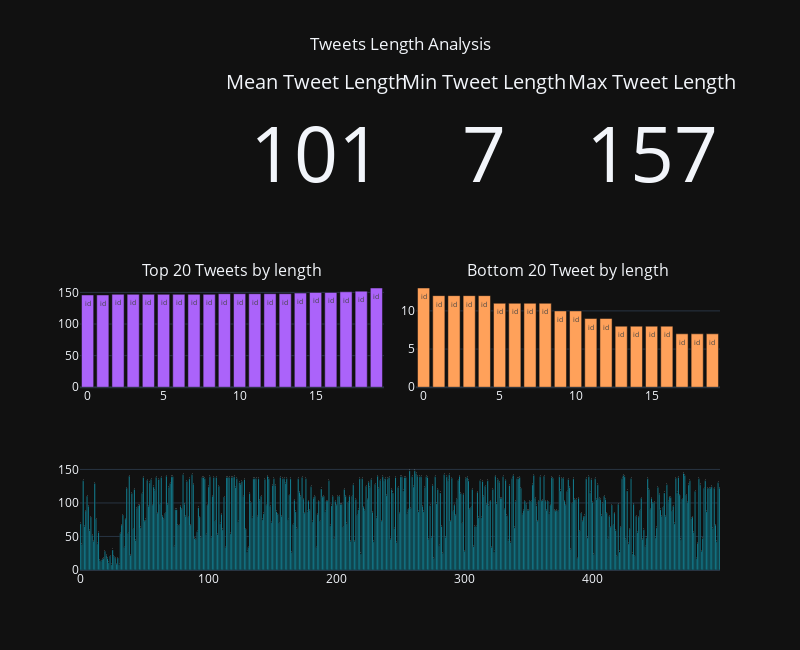

Notebook code cell kept with this figure:
### Code cell
Top_20_Lengthy_Tweets = TrainDataSet.sort_values('tweetlength',ascending=False)[:20][::-1]
Bottom_20_Lengthy_Tweets = TrainDataSet.sort_values('tweetlength',ascending=True)[:20][::-1]
Tweetlength_Data =TrainDataSet['tweetlength'].describe()


fig = make_subplots(
    rows=3, cols=4,
    specs=[[None,{"type": "indicator"},{"type": "indicator"},{"type": "indicator"}],
           [{"type": "bar" ,"colspan": 2},None, {"type": "bar" ,"colspan": 2},None],
           [{"type": "bar","colspan": 4}, None,None,None]],
    subplot_titles=("","","","Top 20 Tweets by length","Bottom 20 Tweet by length")
)

fig.add_trace(
    go.Indicator(
        mode="number",
        value=Tweetlength_Data[1],
        title="Mean Tweet Length",
    ),
    row=1, col=2
)

fig.add_trace(
    go.Indicator(
        mode="number",
        value=Tweetlength_Data[3],
        title="Min Tweet Length",
    ),
    row=1, col=3
)

fig.add_trace(
    go.Indicator(
        mode="number",
        value=Tweetlength_Data[7],
        title="Max Tweet Length",
    ),
    row=1, col=4
)


fig.add_trace(go.Bar(name='id',text='id', x=list(range(len(Top_20_Lengthy_Tweets))), y=Top_20_Lengthy_Tweets['tweetlength']),
              row=2, col=1)


fig.add_trace(go.Bar(name='id',text='id', x=list(range(len(Bottom_20_Lengthy_Tweets))), y=Bottom_20_Lengthy_Tweets['tweetlength']),
              row=2, col=3)
fig.add_trace(go.Bar(name='id',text='id',  x=list(range(len(TrainDataSet.head(500)))), y=TrainDataSet['tweetlength']),
              row=3, col=1)

fig.update_layout(height=650,width=800,title_x=0.5,title_text="Tweets Length Analysis", showlegend=False)

plotly.offline.iplot(fig)


# x=list(range(len(TrainDataSet)))

### Figure 1 — Plotly figure (JSON) as saved in the notebook; plotly's stock layout.template omitted (floating-point values rounded to 4 significant figures; data arrays with more than 128 entries replaced by an {"elided": "..."} marker saying what was removed)
{"data": [{"domain": {"x": [0.2625, 0.475], "y": [0.7778, 1]}, "mode": "number", "title": {"text": "Mean Tweet Length"}, "type": "indicator", "value": 101.0}, {"domain": {"x": [0.525, 0.7375], "y": [0.7778, 1]}, "mode": "number", "title": {"text": "Min Tweet Length"}, "type": "indicator", "value": 7}, {"domain": {"x": [0.7875, 1], "y": [0.7778, 1]}, "mode": "number", "title": {"text": "Max Tweet Length"}, "type": "indicator", "value": 157}, {"name": "id", "text": "id", "type": "bar", "x": [0, 1, 2, 3, 4, 5, 6, 7, 8, 9, 10, 11, 12, 13, 14, 15, 16, 17, 18, 19], "xaxis": "x", "y": [146, 146, 147, 147, 147, 147, 147, 147, 147, 148, 148, 148, 148, 148, 149, 150, 150, 151, 152, 157], "yaxis": "y"}, {"name": "id", "text": "id", "type": "bar", "x": [0, 1, 2, 3, 4, 5, 6, 7, 8, 9, 10, 11, 12, 13, 14, 15, 16, 17, 18, 19], "xaxis": "x2", "y": [13, 12, 12, 12, 12, 11, 11, 11, 11, 10, 10, 9, 9, 8, 8, 8, 8, 7, 7, 7], "yaxis": "y2"}, {"name": "id", "text": "id", "type": "bar", "x": {"elided": "500 int values"}, "xaxis": "x3", "y": {"elided": "7613 int values"}, "yaxis": "y3"}], "layout": {"annotations": [{"font": {"size": 16}, "showarrow": false, "text": "Top 20 Tweets by length", "x": 0.2375, "xanchor": "center", "xref": "paper", "y": 0.6111, "yanchor": "bottom", "yref": "paper"}, {"font": {"size": 16}, "showarrow": false, "text": "Bottom 20 Tweet by length", "x": 0.7625, "xanchor": "center", "xref": "paper", "y": 0.6111, "yanchor": "bottom", "yref": "paper"}], "height": 650, "showlegend": false, "title": {"text": "Tweets Length Analysis", "x": 0.5}, "width": 800, "xaxis": {"anchor": "y", "domain": [0, 0.475]}, "xaxis2": {"anchor": "y2", "domain": [0.525, 1]}, "xaxis3": {"anchor": "y3", "domain": [0, 1]}, "yaxis": {"anchor": "x", "domain": [0.3889, 0.6111]}, "yaxis2": {"anchor": "x2", "domain": [0.3889, 0.6111]}, "yaxis3": {"anchor": "x3", "domain": [0, 0.2222]}}}
